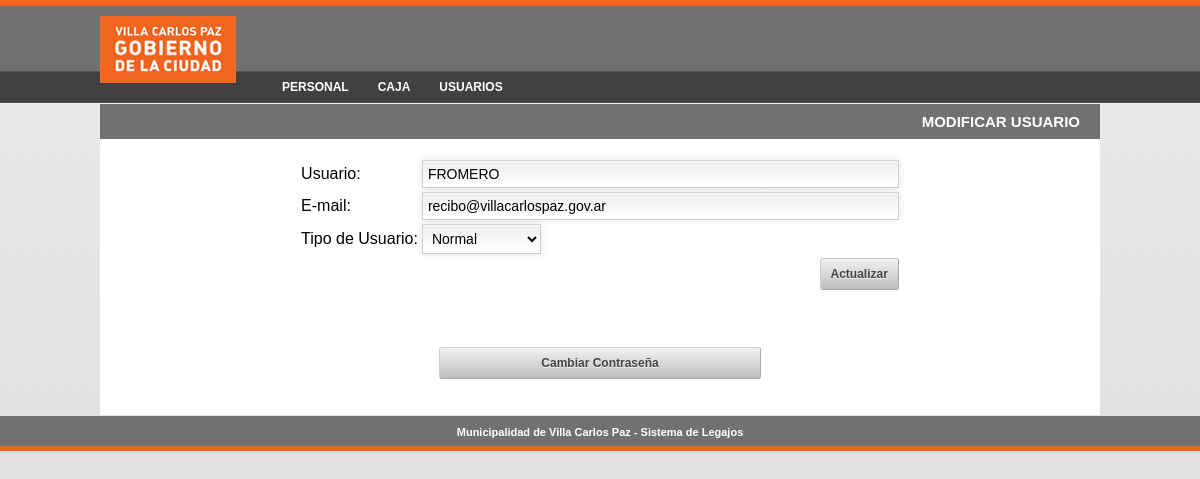
The page /modificarusuario.php?id=26 (signed in) on the database its author committed.
### tables this page shows
CREATE TABLE IF NOT EXISTS `sis_usuarios` (
  `Id` int(11) NOT NULL AUTO_INCREMENT,
  `Usuario` text NOT NULL,
  `Password` text NOT NULL,
  `Mail` text NOT NULL,
  `Tipo` int(11) NOT NULL,
  `Id_Usu` int(11) NOT NULL,
  `Id_Persona` int(11) NOT NULL,
  PRIMARY KEY (`Id`)
);

### modificarusuario.php (the view, shortened to what this page needs)
<?php
include "encabezado.php";
if (isset($_SESSION['Id_Usuario'])) {
	?>
	<tr>
      <td bgcolor="#717171" height="35"><div align="right" class="encabezado">MODIFICAR USUARIO</div></td>
    </tr>
    <tr>
      <td align="center" bgcolor="#FFFFFF">
	<?php
	$id=$_GET['id'];
	include "conexion.php";
	$result = 'SELECT * FROM Sis_Usuarios Where Id=?';
		$stmt_usuarios = $conn->prepare($result);
		$stmt_usuarios->bind_param('i',$id);
		$stmt_usuarios->execute();
		$rs=$stmt_usuarios->get_result();
		if($row = $rs->fetch_assoc()){
			echo'<br><form name="form" action="modificarusuario.php?id='.$id.'" method="POST" onSubmit="return valida();">';
			echo '<table align="center" width="200" border="0">
				   <tr>
					<td nowrap>Usuario:</td>
					<td><input type="text" id="s_user" name="usuario" value="'.$row['Usuario'].'" size="55" class="campoform" onblur="Settipo_ajaxusuario()" /><span id="respuestaexisteuser"></span></td>
				  </tr>
				  <tr>
					<td nowrap>E-mail:</td>
					<td><input type="text" name="mail" value="'.$row['Mail'].'" size="55" class="campoform"/></td>
				  </tr>
				  <tr>
					<td nowrap>Tipo de Usuario:</td>
					<td><select name="tipo" class="campoform">';
						if($row['Tipo']==2){
							echo'<option value="2" selected="selected">Normal</option>';
						}else{
							echo'<option value="2">Operador</option>';
						}
					echo'</select></td>
				  </tr>
				  <tr>
					<td></td>
					<td align="right"><input type="submit" class="botonform" value="Actualizar"/></td>
				  </tr>
				</table>';
			echo'<input type="hidden" name="accion" value="actualizar" />
			<input type="hidden" name="idusuario" value="'.$id.'" />
			</form><br/><br/>';
			echo '<br><div><a  class="boton" href="modificarpass.php?id='.$id.'">Cambiar Contraseña</a></div><br><br/>';
	}else{
		echo "<div align='center' class='mensajesistema'><br>¡No se han encontrado los datos del Usuario!</div>";
	}
	include "pie.php";
}else{
	echo '<SCRIPT LANGUAGE="javascript">
			location.href = "index.php";
			</SCRIPT>';
}
?>

### css/estilos.css (style rules this page uses)
body { background-color: #dcdddf; background-image:url('../images/bkgnd.jpg'); background-repeat:repeat-x; margin:0px; padding:0px; font-family:Arial, Helvetica, sans-serif; }
.encabezado { font-size: 15px; font-weight: bold; color:#FFFFFF; padding-right:20px; }
.campoform { padding: 5px; border: solid 1px #d0cece; outline: 0; font: normal 14px/100% Arial, Helvetica, sans-serif; background: #FFFFFF; background: -webkit-gradient(linear, left top, left 25, from(#FFFFFF), color-stop(4%, #EEEEEE), to(#FFFFFF)); background: -moz-linear-gradient(top, #FFFFFF, #EEEEEE 1px, #FFFFFF 25px); box-shadow: rgba(0,0,0, 0.1) 0px 0px 8px; -moz-box-shadow: rgba(0,0,0, 0.1) 0px 0px 8px; -webkit-box-shadow: rgba(0,0,0, 0.1) 0px 0px 8px; }
.boton { border: 1px solid #aaa; border-top: 1px solid #ccc; border-left: 1px solid #ccc; padding: 4px 12px; -moz-border-radius: 3px; -webkit-border-radius: 3px; border-radius: 3px; color: #444; display: inline-block; font-size: 12px; font-weight: bold; text-decoration: none; text-shadow: 0 1px rgba(255, 255, 255, .75); cursor: pointer; line-height: normal; padding: 8px 10px; background: #eee; background: #eee -moz-linear-gradient(top, rgba(255,255,255,.2) 0%, rgba(0,0,0,.2) 100%); background: #eee -webkit-gradient(linear, left top, left bottom, color-stop(0%,rgba(255,255,255,.2)), color-stop(100%,rgba(0,0,0,.2))); background: #eee -webkit-linear-gradient(top, rgba(255,255,255,.2) 0%,rgba(0,0,0,.2) 100%); background: #eee -o-linear-gradient(top, rgba(255,255,255,.2) 0%,rgba(0,0,0,.2) 100%); background: #eee -ms-linear-gradient(top, rgba(255,255,255,.2) 0%,rgba(0,0,0,.2) 100%); background: #eee linear-gradient(top, rgba(255,255,255,.2) 0%,rgba(0,0,0,.2) 100%); font-family:Arial, Helvetica, sans-serif; width:300px; text-align:center; }
.botonform { border: 1px solid #aaa; border-top: 1px solid #ccc; border-left: 1px solid #ccc; padding: 4px 12px; -moz-border-radius: 3px; -webkit-border-radius: 3px; border-radius: 3px; color: #444; display: inline-block; font-size: 12px; font-weight: bold; text-decoration: none; text-shadow: 0 1px rgba(255, 255, 255, .75); cursor: pointer; line-height: normal; padding: 8px 10px; background: #eee; background: #eee -moz-linear-gradient(top, rgba(255,255,255,.2) 0%, rgba(0,0,0,.2) 100%); background: #eee -webkit-gradient(linear, left top, left bottom, color-stop(0%,rgba(255,255,255,.2)), color-stop(100%,rgba(0,0,0,.2))); background: #eee -webkit-linear-gradient(top, rgba(255,255,255,.2) 0%,rgba(0,0,0,.2) 100%); background: #eee -o-linear-gradient(top, rgba(255,255,255,.2) 0%,rgba(0,0,0,.2) 100%); background: #eee -ms-linear-gradient(top, rgba(255,255,255,.2) 0%,rgba(0,0,0,.2) 100%); background: #eee linear-gradient(top, rgba(255,255,255,.2) 0%,rgba(0,0,0,.2) 100%); font-family:Arial, Helvetica, sans-serif; }

### rows shown on the page
sis_usuarios: usuario "FROMERO", mail "recibo@villacarlospaz.gov.ar", tipo "Normal"
